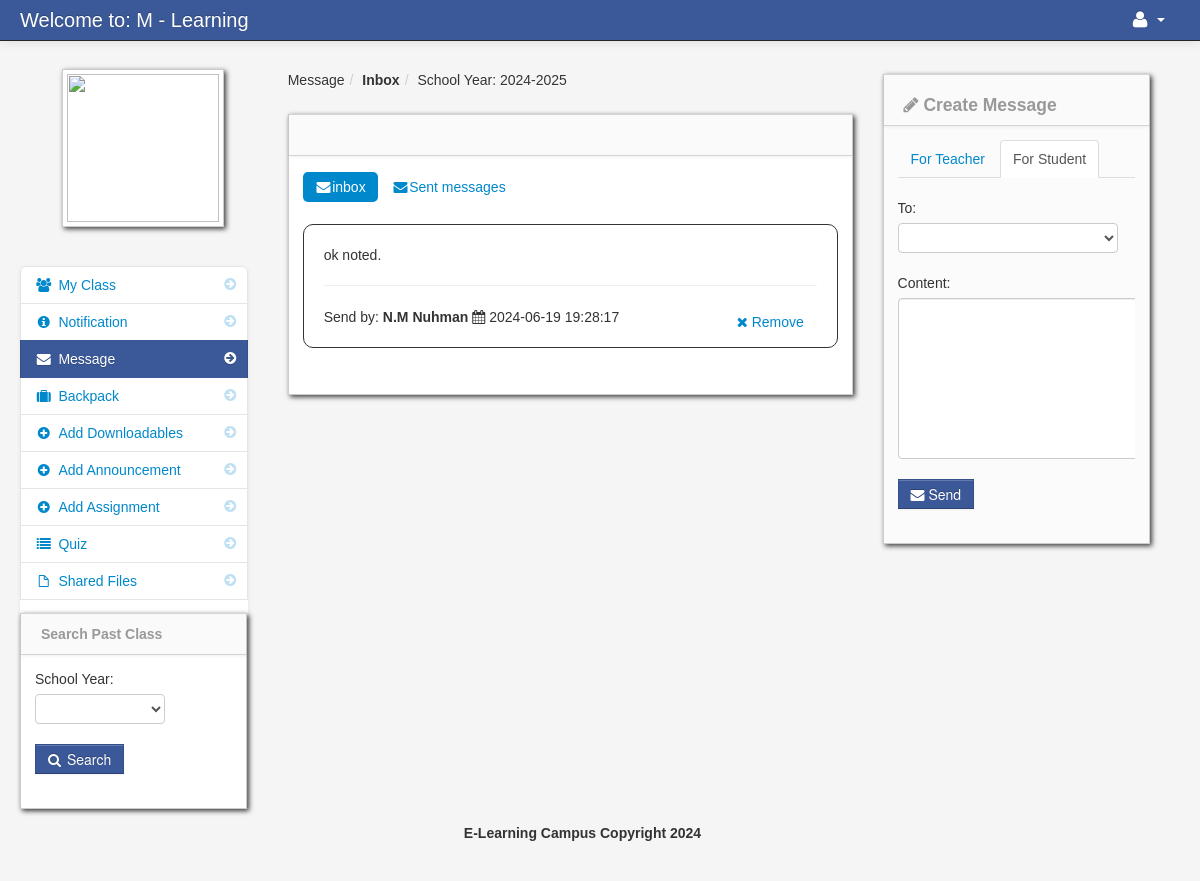
The page /teacher_message_teacher.php (signed in) on the database its author committed.
### tables this page shows
CREATE TABLE IF NOT EXISTS `school_year` (
  `school_year_id` int NOT NULL AUTO_INCREMENT,
  `school_year` varchar(100) NOT NULL,
  PRIMARY KEY (`school_year_id`)
);

CREATE TABLE IF NOT EXISTS `message` (
  `message_id` int NOT NULL AUTO_INCREMENT,
  `reciever_id` int NOT NULL,
  `content` varchar(200) NOT NULL,
  `date_sended` varchar(100) NOT NULL,
  `sender_id` int NOT NULL,
  `reciever_name` varchar(50) NOT NULL,
  `sender_name` varchar(200) NOT NULL,
  `message_status` varchar(100) NOT NULL,
  PRIMARY KEY (`message_id`)
);

### session.php (called while the page is built, shortened)
<?php
$session_id=$_SESSION['id'];
?>

### teacher_message_teacher.php (the view, shortened to what this page needs)
<?php include('header_dashboard.php'); ?>
<?php include('session.php'); ?>
    <body>
		<?php include('navbar_teacher.php'); ?>
        <div class="container-fluid">
            <div class="row-fluid">
				<?php include('teacher_message_sidebar.php'); ?>
                <div class="span6" id="content">
                     <div class="row-fluid">
					     <ul class="breadcrumb">
								<?php
								$school_year_query = mysqli_query($conn,"select * from school_year order by school_year DESC")or die(mysqli_error());
								$school_year_query_row = mysqli_fetch_array($school_year_query);
								?>
								<li><a href="#">Message</a><span class="divider">/</span></li>
								<li><a href="#"><b>Inbox</b></a><span class="divider">/</span></li>
								<li><a href="#">School Year: <?php echo $school_year_query_row['school_year']; ?></a></li>
						</ul>
                        <div id="block_bg" class="block">
                            <div class="navbar navbar-inner block-header">
                            </div>
                            <div class="block-content collapse in">
                                <div class="span12">
										<ul class="nav nav-pills">
										<li class="active">
										<a href="teacher_message.php"><i class="icon-envelope-alt"></i>inbox</a>
										</li>
										<li class="">
										<a href="sent_message.php"><i class="icon-envelope-alt"></i>Sent messages</a>
										</li>
										</ul>
									<?php
								 $query_announcement = mysqli_query($conn,"select * from message
																	LEFT JOIN teacher ON teacher.teacher_id = message.sender_id
																	where  message.reciever_id = '$session_id' order by date_sended DESC
																	")or die(mysqli_error());
								 while($row = mysqli_fetch_array($query_announcement)){
								 $id = $row['message_id'];
								 ?>
											<div class="post"  id="del<?php echo $id; ?>">
											<div class="message_content">
											<?php echo $row['content']; ?>
											</div>
													<hr>
											Send by: <strong><?php echo $row['sender_name']; ?></strong>
											<i class="icon-calendar"></i> <?php echo $row['date_sended']; ?>
													<div class="pull-right">
													<a class="btn btn-link"  href="#<?php echo $id; ?>" data-toggle="modal" ><i class="icon-remove"></i> Remove </a>
													</div>
											</div>
								<?php } ?>
                                </div>
                            </div>
                        </div>
                    </div>
                </div>
				<?php include('create_message_teacher.php') ?>
            </div>
		<?php include('footer.php'); ?>
        </div>
		<?php include('script.php'); ?>
    </body>
</html>

### admin/assets/styles.css (style rules this page uses)
body { padding-top: 60px; padding-bottom: 40px; background-color: #f5f5f5; }
#content { margin-left:0px; }
.breadcrumb { margin: 0 0 0px; padding: 10px 0px; background-color: transparent; }
.block { background: url("../images/pixel-60fff.png") repeat scroll 0 0 rgba(0, 0, 0, 0) !important; border: 1px solid #ccc; background: white; margin: 1em 0em; border-top: none; -webkit-box-shadow: 2px 2px 5px rgba(0, 0, 6, 0.75); -moz-box-shadow: 2px 2px 5px rgba(0, 0, 6, 0.75); box-shadow: 2px 2px 5px rgba(0, 0, 6, 0.75); }
.block-content { margin: 1em; min-height: .25em; }
.block-header { margin-bottom: 0px; border-right: none; border-left: none; -webkit-border-radius: 0px; -moz-border-radius: 0px; border-radius: 0px; }

### rows shown on the page
school_year: school_year "2024-2025"
message: content "ok noted.", sender_name "N.M Nuhman", date_sended "2024-06-19 19:28:17"
